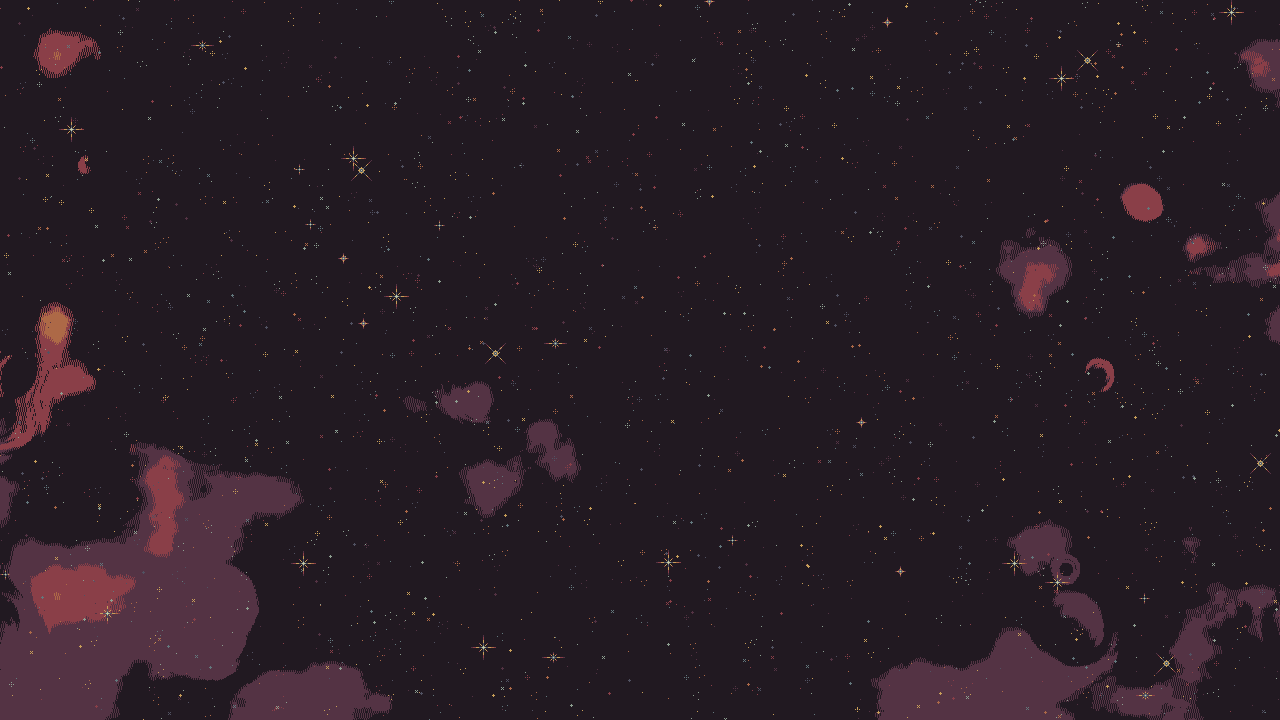

This is a level from a 2D game, rendered from its Tiled map with the project's own tilesets. A one-line summary and the complete map file follow:
An orthogonal 16x9 tile map with 80x80 px tiles, 1 tile layer (Kachelebene 1).

<map version="1.10" tiledversion="git" orientation="orthogonal" renderorder="right-down" width="16" height="9" tilewidth="80" tileheight="80" infinite="0" nextlayerid="2" nextobjectid="1">
 <tileset firstgid="1" name="background" tilewidth="80" tileheight="80" tilecount="312" columns="24">
  <image source="background.png" width="1920" height="1080" />
 </tileset>
 <layer id="1" name="Kachelebene 1" width="16" height="9">
  <data encoding="csv">
51,52,53,54,55,56,57,58,59,60,61,62,63,64,65,66,
75,76,77,78,79,80,81,82,83,84,85,86,87,88,89,90,
99,100,101,102,103,104,105,106,107,108,109,110,111,112,113,114,
123,124,125,126,127,128,129,130,131,132,133,134,135,136,137,138,
147,148,149,150,151,152,153,154,155,156,157,158,159,160,161,162,
171,172,173,174,175,176,177,178,179,180,181,182,183,184,185,186,
195,196,197,198,199,200,201,202,203,204,205,206,207,208,209,210,
219,220,221,222,223,224,225,226,227,228,229,230,231,232,233,234,
243,244,245,246,247,248,249,250,251,252,253,254,255,256,257,258
</data>
 </layer>
</map>
